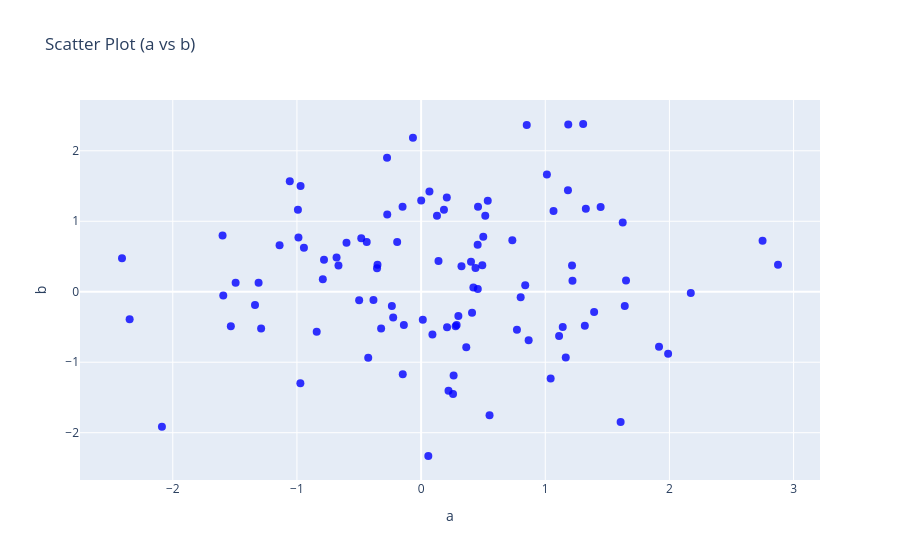

Notebook code cell kept with this figure:
### Markdown cell above
## Scatter

### Code cell
fig = px.scatter(df, x="a", y="b", title="Scatter Plot (a vs b)", opacity=0.8)
fig.update_traces(mode="markers", marker=dict(size=8, color="blue"))
fig.show()
